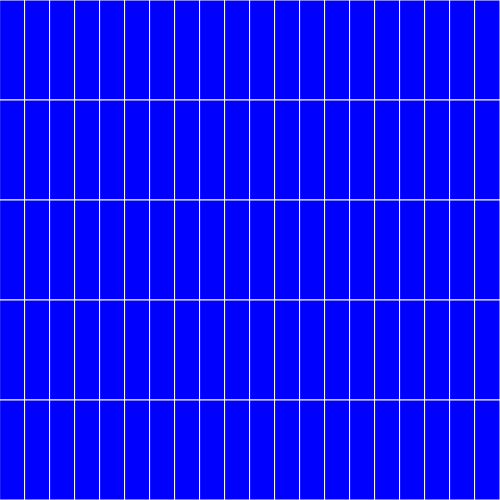
Frame 1 (no input)
Frame 60 (no input): identical to frame 1, image omitted
Frame 120 (the mouse pressed at the canvas centre since frame 60): identical to frame 1, image omitted

The p5.js sketch that drew this single still picture (run headless with seeded random() and noise() and a simulated clock; from frame 60 on, the mouse is pressed at the canvas centre):

// p5.js sketch
// ── sketch.js
//p5 Functions needs to be defined in the setup() or draw()

let showGrid = true;
let xGrid = 20;
let yGrid = 5;

//The setup function only excutes the code once
function setup() {
  createCanvas(500, 500);
  background(100); // sets to specify colour //Defining a function
}

//The draw function can excute the code a number of times
function draw() {
  if ((showGrid = true)) {
    drawGrid(xGrid, yGrid);
  }
}

// ── function.js
//p5 Functions needs to be defined in the setup() or draw()

function drawGrid(xGrid, yGrid) {
  let boxWidth = width / xGrid;
  let boxHeight = height / yGrid;
  fill(0, 0, 255);
  stroke(255);
  for (let y = 0; y < yGrid; y++) {
    for (let x = 0; x < xGrid; x++) {
      rect(x * boxWidth, y * boxHeight, boxWidth, boxHeight);
    }
  }
}
